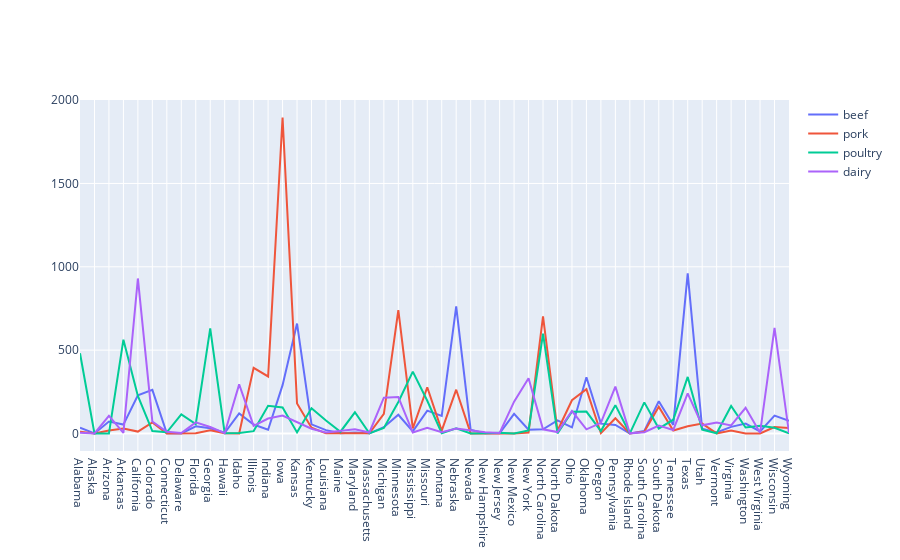

The notebook cell saved with this chart:
### Code cell
#export of beef, pork, poultry, dairy by state
fig = go.Figure()
fig.add_trace(go.Scatter(x=df['state'], y=df['beef'], mode='lines', name='beef'))
fig.add_trace(go.Scatter(x=df['state'], y=df['pork'], mode='lines', name='pork'))
fig.add_trace(go.Scatter(x=df['state'], y=df['poultry'], mode='lines', name='poultry'))
fig.add_trace(go.Scatter(x=df['state'], y=df['dairy'], mode='lines', name='dairy'))

fig.show()

### Figure 1 — Plotly figure (JSON) as saved in the notebook; plotly's stock layout.template omitted (floating-point values rounded to 4 significant figures)
{"data": [{"mode": "lines", "name": "beef", "type": "scatter", "x": ["Alabama", "Alaska", "Arizona", "Arkansas", "California", "Colorado", "Connecticut", "Delaware", "Florida", "Georgia", "Hawaii", "Idaho", "Illinois", "Indiana", "Iowa", "Kansas", "Kentucky", "Louisiana", "Maine", "Maryland", "Massachusetts", "Michigan", "Minnesota", "Mississippi", "Missouri", "Montana", "Nebraska", "Nevada", "New Hampshire", "New Jersey", "New Mexico", "New York", "North Carolina", "North Dakota", "Ohio", "Oklahoma", "Oregon", "Pennsylvania", "Rhode Island", "South Carolina", "South Dakota", "Tennessee", "Texas", "Utah", "Vermont", "Virginia", "Washington", "West Virginia", "Wisconsin", "Wyoming"], "y": [34.4, 0.2, 71.3, 53.2, 228.7, 261.4, 1.1, 0.4, 42.6, 31, 4, 119.8, 53.7, 21.9, 289.8, 659.3, 54.8, 19.8, 1.4, 5.6, 0.6, 37.7, 112.3, 12.8, 137.2, 105, 762.2, 21.8, 0.6, 0.8, 117.2, 22.2, 24.8, 78.5, 36.2, 337.6, 58.8, 50.9, 0.1, 15.2, 193.5, 51.1, 961, 27.9, 6.2, 39.5, 59.2, 12, 107.3, 75.1]}, {"mode": "lines", "name": "pork", "type": "scatter", "x": ["Alabama", "Alaska", "Arizona", "Arkansas", "California", "Colorado", "Connecticut", "Delaware", "Florida", "Georgia", "Hawaii", "Idaho", "Illinois", "Indiana", "Iowa", "Kansas", "Kentucky", "Louisiana", "Maine", "Maryland", "Massachusetts", "Michigan", "Minnesota", "Mississippi", "Missouri", "Montana", "Nebraska", "Nevada", "New Hampshire", "New Jersey", "New Mexico", "New York", "North Carolina", "North Dakota", "Ohio", "Oklahoma", "Oregon", "Pennsylvania", "Rhode Island", "South Carolina", "South Dakota", "Tennessee", "Texas", "Utah", "Vermont", "Virginia", "Washington", "West Virginia", "Wisconsin", "Wyoming"], "y": [10.6, 0.1, 17.9, 29.4, 11.1, 66, 0.1, 0.6, 0.9, 18.9, 0.7, 0, 394, 341.9, 1896.0, 179.4, 34.2, 0.8, 0.5, 3.1, 0.5, 118.1, 740.4, 30.4, 277.3, 16.7, 262.5, 0.2, 0.2, 0.4, 0.1, 5.8, 702.8, 16.1, 199.1, 265.3, 1.4, 91.3, 0.1, 10.9, 160.2, 17.6, 42.7, 59, 0.2, 16.9, 0, 0.3, 38.6, 33.2]}, {"mode": "lines", "name": "poultry", "type": "scatter", "x": ["Alabama", "Alaska", "Arizona", "Arkansas", "California", "Colorado", "Connecticut", "Delaware", "Florida", "Georgia", "Hawaii", "Idaho", "Illinois", "Indiana", "Iowa", "Kansas", "Kentucky", "Louisiana", "Maine", "Maryland", "Massachusetts", "Michigan", "Minnesota", "Mississippi", "Missouri", "Montana", "Nebraska", "Nevada", "New Hampshire", "New Jersey", "New Mexico", "New York", "North Carolina", "North Dakota", "Ohio", "Oklahoma", "Oregon", "Pennsylvania", "Rhode Island", "South Carolina", "South Dakota", "Tennessee", "Texas", "Utah", "Vermont", "Virginia", "Washington", "West Virginia", "Wisconsin", "Wyoming"], "y": [481, 0, 0, 562.9, 225.4, 14, 6.9, 114.7, 56.9, 630.4, 1.3, 2.4, 14, 165.6, 155.6, 6.4, 151.3, 77.2, 10.4, 127, 0.6, 32.6, 189.2, 370.8, 196.1, 1.7, 31.4, 0, 0.8, 4.6, 0.3, 17.7, 598.4, 0.5, 129.9, 131.1, 14.2, 169.8, 0.2, 186.5, 29.3, 82.4, 339.2, 23.1, 0.9, 164.7, 35.6, 45.4, 34.5, 0.1]}, {"mode": "lines", "name": "dairy", "type": "scatter", "x": ["Alabama", "Alaska", "Arizona", "Arkansas", "California", "Colorado", "Connecticut", "Delaware", "Florida", "Georgia", "Hawaii", "Idaho", "Illinois", "Indiana", "Iowa", "Kansas", "Kentucky", "Louisiana", "Maine", "Maryland", "Massachusetts", "Michigan", "Minnesota", "Mississippi", "Missouri", "Montana", "Nebraska", "Nevada", "New Hampshire", "New Jersey", "New Mexico", "New York", "North Carolina", "North Dakota", "Ohio", "Oklahoma", "Oregon", "Pennsylvania", "Rhode Island", "South Carolina", "South Dakota", "Tennessee", "Texas", "Utah", "Vermont", "Virginia", "Washington", "West Virginia", "Wisconsin", "Wyoming"], "y": [4.06, 0.19, 105.5, 3.53, 930.0, 71.94, 9.49, 2.3, 66.31, 38.38, 1.16, 294.6, 45.82, 89.7, 107, 65.45, 28.27, 6.02, 16.18, 24.81, 5.81, 214.8, 218.1, 5.45, 34.26, 6.82, 30.07, 16.57, 7.46, 3.37, 191.0, 331.8, 24.9, 8.14, 134.6, 24.35, 63.66, 280.9, 0.52, 7.62, 46.77, 21.18, 240.6, 48.6, 65.98, 47.85, 154.2, 3.9, 633.6, 2.89]}], "layout": {}}
